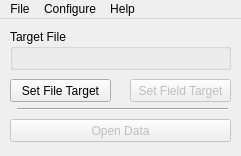
<?xml version="1.0" encoding="UTF-8"?>
<ui version="4.0">
 <class>MainWindow</class>
 <widget class="QMainWindow" name="MainWindow">
  <property name="geometry">
   <rect>
    <x>0</x>
    <y>0</y>
    <width>241</width>
    <height>156</height>
   </rect>
  </property>
  <property name="sizePolicy">
   <sizepolicy hsizetype="Fixed" vsizetype="Fixed">
    <horstretch>0</horstretch>
    <verstretch>0</verstretch>
   </sizepolicy>
  </property>
  <property name="minimumSize">
   <size>
    <width>241</width>
    <height>156</height>
   </size>
  </property>
  <property name="maximumSize">
   <size>
    <width>241</width>
    <height>156</height>
   </size>
  </property>
  <property name="windowTitle">
   <string>CCi Data Utility</string>
  </property>
  <property name="windowIcon">
   <iconset theme="Socle">
    <normaloff>socle-icon.ico</normaloff>socle-icon.ico</iconset>
  </property>
  <property name="toolButtonStyle">
   <enum>Qt::ToolButtonIconOnly</enum>
  </property>
  <widget class="QWidget" name="centralWidget">
   <widget class="QGroupBox" name="targetGroup">
    <property name="geometry">
     <rect>
      <x>10</x>
      <y>10</y>
      <width>221</width>
      <height>41</height>
     </rect>
    </property>
    <property name="title">
     <string>Target File</string>
    </property>
    <widget class="QLabel" name="fileLabel">
     <property name="geometry">
      <rect>
       <x>10</x>
       <y>9</y>
       <width>201</width>
       <height>31</height>
      </rect>
     </property>
     <property name="text">
      <string/>
     </property>
     <property name="alignment">
      <set>Qt::AlignLeading|Qt::AlignLeft|Qt::AlignVCenter</set>
     </property>
     <property name="wordWrap">
      <bool>false</bool>
     </property>
     <property name="indent">
      <number>0</number>
     </property>
    </widget>
   </widget>
   <widget class="QPushButton" name="buttonSelectTarget">
    <property name="enabled">
     <bool>false</bool>
    </property>
    <property name="geometry">
     <rect>
      <x>130</x>
      <y>60</y>
      <width>101</width>
      <height>23</height>
     </rect>
    </property>
    <property name="text">
     <string>Set Field Target</string>
    </property>
   </widget>
   <widget class="QPushButton" name="buttonSelectFile">
    <property name="geometry">
     <rect>
      <x>10</x>
      <y>60</y>
      <width>101</width>
      <height>23</height>
     </rect>
    </property>
    <property name="text">
     <string>Set File Target</string>
    </property>
   </widget>
   <widget class="Line" name="line">
    <property name="geometry">
     <rect>
      <x>17</x>
      <y>80</y>
      <width>211</width>
      <height>20</height>
     </rect>
    </property>
    <property name="orientation">
     <enum>Qt::Horizontal</enum>
    </property>
   </widget>
   <widget class="QPushButton" name="buttonStart">
    <property name="enabled">
     <bool>false</bool>
    </property>
    <property name="geometry">
     <rect>
      <x>10</x>
      <y>100</y>
      <width>221</width>
      <height>23</height>
     </rect>
    </property>
    <property name="contextMenuPolicy">
     <enum>Qt::DefaultContextMenu</enum>
    </property>
    <property name="inputMethodHints">
     <set>Qt::ImhNone</set>
    </property>
    <property name="text">
     <string>Open Data</string>
    </property>
    <property name="default">
     <bool>false</bool>
    </property>
    <property name="flat">
     <bool>false</bool>
    </property>
   </widget>
  </widget>
  <widget class="QMenuBar" name="menuBar">
   <property name="geometry">
    <rect>
     <x>0</x>
     <y>0</y>
     <width>241</width>
     <height>21</height>
    </rect>
   </property>
   <widget class="QMenu" name="menuFile">
    <property name="title">
     <string>File</string>
    </property>
    <addaction name="menuStart"/>
    <addaction name="separator"/>
    <addaction name="menuExit"/>
   </widget>
   <widget class="QMenu" name="menuHelp">
    <property name="title">
     <string>Help</string>
    </property>
    <addaction name="menuHelpDocs"/>
    <addaction name="separator"/>
    <addaction name="menuAbout"/>
    <addaction name="menuHomepage"/>
   </widget>
   <widget class="QMenu" name="menuConfig">
    <property name="title">
     <string>Configure</string>
    </property>
    <addaction name="menuSelectFile"/>
    <addaction name="menuSelectTarget"/>
   </widget>
   <addaction name="menuFile"/>
   <addaction name="menuConfig"/>
   <addaction name="menuHelp"/>
  </widget>
  <action name="menuSelectFile">
   <property name="text">
    <string>Target &amp;File</string>
   </property>
  </action>
  <action name="menuStart">
   <property name="enabled">
    <bool>false</bool>
   </property>
   <property name="text">
    <string>&amp;Open Data</string>
   </property>
  </action>
  <action name="actionSave">
   <property name="text">
    <string>Save</string>
   </property>
  </action>
  <action name="menuExit">
   <property name="text">
    <string>&amp;Exit</string>
   </property>
  </action>
  <action name="menuAbout">
   <property name="text">
    <string>&amp;About</string>
   </property>
  </action>
  <action name="menuHelpDocs">
   <property name="text">
    <string>&amp;Help Docs</string>
   </property>
  </action>
  <action name="menuHomepage">
   <property name="text">
    <string>CCi H&amp;omepage</string>
   </property>
  </action>
  <action name="actionRestore">
   <property name="text">
    <string>Restore</string>
   </property>
  </action>
  <action name="menuSelectTarget">
   <property name="enabled">
    <bool>false</bool>
   </property>
   <property name="text">
    <string>Target Fields</string>
   </property>
  </action>
 </widget>
 <layoutdefault spacing="6" margin="11"/>
 <resources/>
 <connections/>
</ui>
